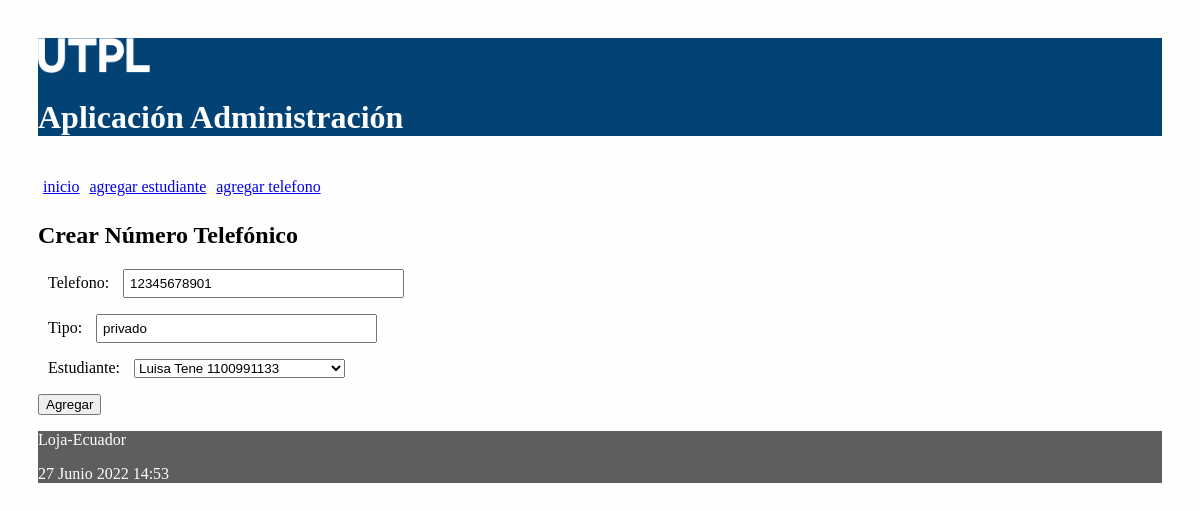
/editar/numero/telefonico/9, run on the app's committed database.
### administrativo/models.py (models this page shows, shortened)
class NumeroTelefonico(models.Model):
    telefono = models.CharField(max_length=100)
    tipo = models.CharField(max_length=100)
    estudiante = models.ForeignKey(Estudiante, on_delete=models.CASCADE,
            related_name="numeros_telefonicos")

### administrativo/views.py (the view)
# urls.py: path('editar/numero/telefonico/<int:id>', views.editar_numero_telefonico,
def editar_numero_telefonico(request, id):
    telefono = NumeroTelefonico.objects.get(pk=id)
    if request.method=='POST':
        formulario = NumeroTelefonicoForm(request.POST, instance=telefono)
        print(formulario.errors)
        if formulario.is_valid():
            formulario.save()
            return redirect(index)
    else:
        formulario = NumeroTelefonicoForm(instance=telefono)
    diccionario = {'formulario': formulario}
    return render(request, 'crearNumeroTelefonico.html', diccionario)

### administrativo/forms.py
class NumeroTelefonicoForm(ModelForm):
    class Meta:
        model = NumeroTelefonico
        fields = ['telefono', 'tipo', 'estudiante']

### administrativo/models.py (called while the page is built)
    def __str__(self):
        return "%s %s %s" % (self.nombre,
                self.apellido,
                self.cedula)

### administrativo/templates/crearNumeroTelefonico.html (shortened to what this page needs)
{% extends "master.html" %}
{% block content %}
<h2>Crear Número Telefónico</h3>
<form action="" method="post">
  {{formulario.as_p}}
  <p><input type='submit' value='Agregar'/></p>
</form>
{% endblock %}

### administrativo/static/css/estilos.css (style rules this page uses)
body { background: #FEFEFD; padding: 30px; }
input[type=text], input[type=number] { width: 25%; padding: 5px 5px; box-sizing: border-box; }
label { padding: 12px 10px; }

### data on the page
NumeroTelefonico: telefono "12345678901", tipo "privado", estudiante "Luisa Tene 1100991133"
